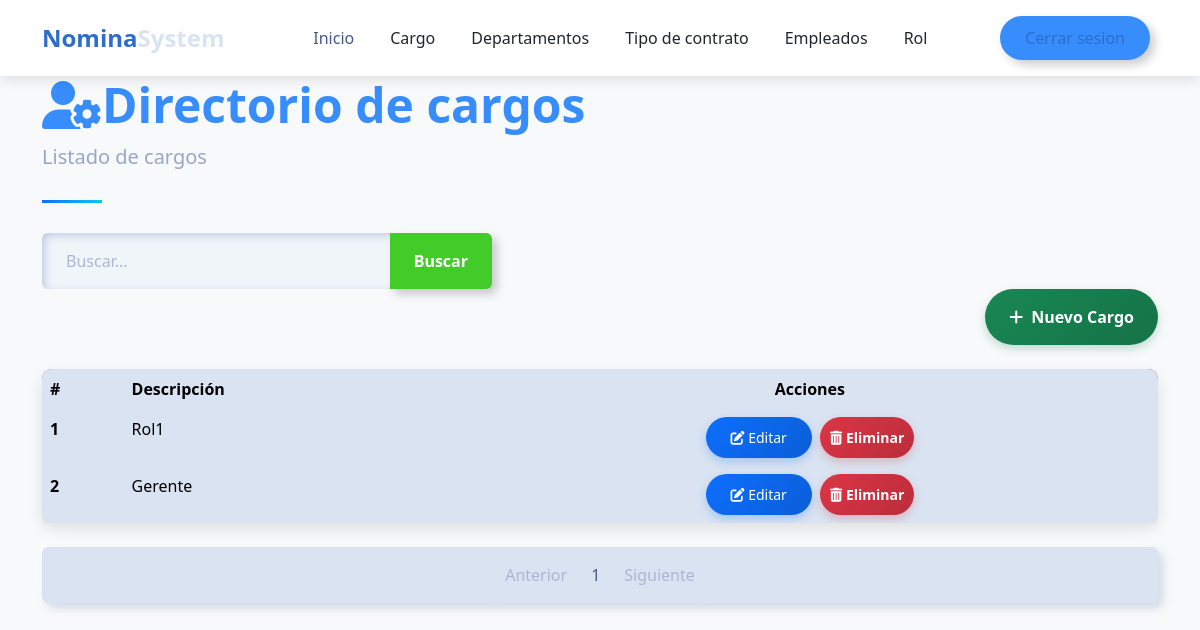
/payroll/list_positions/?page=2, run on an earlier commit of the app's database.
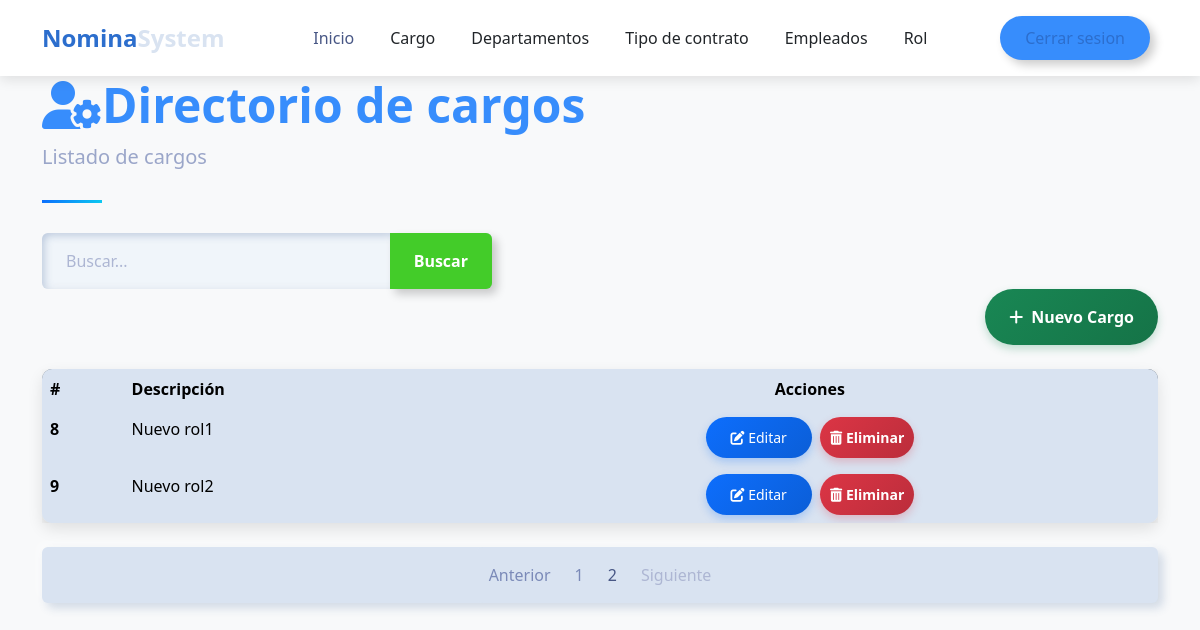
And on a later commit of the database.
### payroll/models.py (models this page shows, shortened)
class Position(models.Model):
    description = models.CharField(max_length=100)

### payroll/views/position.py (the view)
# urls.py: path('list_positions/',position.list_positions,name='list_positions'),
def list_positions(request):
    query=request.GET.get('search',None)
    if query:
        list_positions=Position.objects.filter(description__icontains=query)
    else:
        list_positions=Position.objects.all()
    context=paginator(request,list_positions)
    return render(request,'position/list_positions.html',context)

### payroll/helpers/utilies.py (called while the page is built)
def paginator(request,objects):
    paginator=Paginator(objects,3)
    page_number=request.GET.get('page')
    registers=paginator.get_page(page_number)
    current_page = registers.number
    total_pages = paginator.num_pages
    pages_range = []
    for i in range(1, total_pages + 1):
        if abs(i - current_page) <= 2 or i == 1 or i == total_pages:
            pages_range.append(i)
    return {'registers': registers,'pages_range':pages_range,'current_page':current_page}

### template/position/list_positions.html (shortened to what this page needs)
{% extends 'layout/base_nav.html' %}
{% load static %}
{% block extra_css %}
<link href="{% static 'css/tablestyle.css' %}" rel="stylesheet">
{% endblock %}
{% block content %}
<div class="container">
    <header class="page-header">
        <h1 class="display-5 fw-bold text-primary">
            <i class="fas fa-user-cog"></i>Directorio de cargos
        </h1>
        <p class="lead text-muted">Listado de cargos</p>
    </header>
    <form action="" style="max-width: 450px;">
        <div class="input-group">
            <input type="text" class="form-control" placeholder="Buscar..." name="search"
                value="{{ request.GET.search }}">
            <button class="btn btn-outline-success" data-bs-toggle="tooltip"
                data-bs-title="Escriba parte del cargo y click en buscar">
                Buscar
            </button>
        </div>
    </form>
    <div class="d-flex justify-content-end mb-4">
        <a class="btn btn-success" style="color: white;" href="{% url 'payroll:create_position' %}">
            <i class="fas fa-plus me-2"></i>Nuevo Cargo
        </a>
    </div>
    <div class="card mb-4">
        <div class="card-body p-0">
            <div class="table-responsive">
                <table class="table table-hover mb-0">
                    <thead>
                        <tr>
                            <th scope="col">#</th>
                            <th scope="col">Descripción</th>
                            <th scope="col" class="text-center">Acciones</th>
                        </tr>
                    </thead>
                    <tbody>
                        {% for item in registers %}
                        <tr>
                            <th scope="row">{{item.id}}</th>
                            <td>{{item.description}}</td>
                            <td class="text-center">
                                <a href="{% url 'payroll:update_position' item.id %}" class="btn btn-sm btn-primary me-1"  style="color: white;" >
                                    <i class="fas fa-edit"></i> Editar
                                </a>
                                <a href="{% url 'payroll:delete_position' item.id %}" class="btn btn-sm btn-danger" style="color: white; padding: 10px;">
                                    <i class="fas fa-trash-alt"></i> Eliminar
                                </a>
                            </td>
                        </tr>
                        {% endfor %}
                    </tbody>
                </table>
            </div>
        </div>
    </div>
    {% include 'layout/paginator.html' %}
</div>
{% endblock %}

What changed in the data, as far as the page shows it:
no longer on this page (row unchanged): Position: id "1", description "Rol1"
no longer on this page (row unchanged): Position: id "2", description "Gerente"
added Position: id "8", description "Nuevo rol1"
added Position: id "9", description "Nuevo rol2"
Also different on the page:
new list line: "2"
